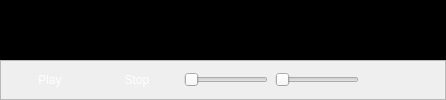
               <widget class="QWidget" name="main_local_page">
                <layout class="QVBoxLayout" name="verticalLayout_2">
                 <property name="spacing">
                  <number>0</number>
                 </property>
                 <property name="leftMargin">
                  <number>0</number>
                 </property>
                 <property name="topMargin">
                  <number>0</number>
                 </property>
                 <property name="rightMargin">
                  <number>0</number>
                 </property>
                 <property name="bottomMargin">
                  <number>0</number>
                 </property>
                 <item>
                  <widget class="QFrame" name="video_player_frame">
                   <property name="styleSheet">
                    <string notr="true">background-color: rgb(0, 0, 0);</string>
                   </property>
                   <property name="frameShape">
                    <enum>QFrame::StyledPanel</enum>
                   </property>
                   <property name="frameShadow">
                    <enum>QFrame::Raised</enum>
                   </property>
                  </widget>
                 </item>
                 <item>
                  <widget class="QFrame" name="frame">
                   <property name="minimumSize">
                    <size>
                     <width>0</width>
                     <height>0</height>
                    </size>
                   </property>
                   <property name="maximumSize">
                    <size>
                     <width>16777215</width>
                     <height>40</height>
                    </size>
                   </property>
                   <property name="styleSheet">
                    <string notr="true">QPushButton, QComboBox{
color: rgb(255, 255, 255);
border:0px
}
QPushButton::hover{
background-color: rgb(0, 85, 255);
border: 2px solid rgb(0, 85, 255);
}</string>
                   </property>
                   <property name="frameShape">
                    <enum>QFrame::StyledPanel</enum>
                   </property>
                   <property name="frameShadow">
                    <enum>QFrame::Raised</enum>
                   </property>
                   <layout class="QHBoxLayout" name="horizontalLayout_4">
                    <property name="spacing">
                     <number>7</number>
                    </property>
                    <property name="topMargin">
                     <number>5</number>
                    </property>
                    <property name="bottomMargin">
                     <number>5</number>
                    </property>
                    <item>
                     <widget class="QPushButton" name="play_pause_btn">
                      <property name="sizePolicy">
                       <sizepolicy hsizetype="Fixed" vsizetype="Minimum">
                        <horstretch>0</horstretch>
                        <verstretch>0</verstretch>
                       </sizepolicy>
                      </property>
                      <property name="minimumSize">
                       <size>
                        <width>80</width>
                        <height>0</height>
                       </size>
                      </property>
                      <property name="styleSheet">
                       <string notr="true"/>
                      </property>
                      <property name="text">
                       <string>Play</string>
                      </property>
                     </widget>
                    </item>
                    <item>
                     <widget class="QPushButton" name="stop_btn">
                      <property name="sizePolicy">
                       <sizepolicy hsizetype="Fixed" vsizetype="Minimum">
                        <horstretch>0</horstretch>
                        <verstretch>0</verstretch>
                       </sizepolicy>
                      </property>
                      <property name="minimumSize">
                       <size>
                        <width>80</width>
                        <height>0</height>
                       </size>
                      </property>
                      <property name="styleSheet">
                       <string notr="true"/>
                      </property>
                      <property name="text">
                       <string>Stop</string>
                      </property>
                     </widget>
                    </item>
                    <item>
                     <widget class="QSlider" name="video_position_slider">
                      <property name="cursor">
                       <cursorShape>ArrowCursor</cursorShape>
                      </property>
                      <property name="maximum">
                       <number>999</number>
                      </property>
                      <property name="orientation">
                       <enum>Qt::Horizontal</enum>
                      </property>
                     </widget>
                    </item>
                    <item>
                     <widget class="QSlider" name="volume_slider">
                      <property name="sizePolicy">
                       <sizepolicy hsizetype="Minimum" vsizetype="Fixed">
                        <horstretch>0</horstretch>
                        <verstretch>0</verstretch>
                       </sizepolicy>
                      </property>
                      <property name="toolTip">
                       <string>&lt;html&gt;&lt;head/&gt;&lt;body&gt;&lt;p&gt;Volume&lt;/p&gt;&lt;/body&gt;&lt;/html&gt;</string>
                      </property>
                      <property name="pageStep">
                       <number>11</number>
                      </property>
                      <property name="orientation">
                       <enum>Qt::Horizontal</enum>
                      </property>
                     </widget>
                    </item>
                    <item>
                     <widget class="QPushButton" name="info_drop_down_btn">
                      <property name="sizePolicy">
                       <sizepolicy hsizetype="Minimum" vsizetype="Minimum">
                        <horstretch>0</horstretch>
                        <verstretch>0</verstretch>
                       </sizepolicy>
                      </property>
                      <property name="minimumSize">
                       <size>
                        <width>70</width>
                        <height>0</height>
                       </size>
                      </property>
                      <property name="toolTip">
                       <string>&lt;html&gt;&lt;head/&gt;&lt;body&gt;&lt;p&gt;Show/Hide Details&lt;/p&gt;&lt;/body&gt;&lt;/html&gt;</string>
                      </property>
                      <property name="styleSheet">
                       <string notr="true">margin-left:10px;</string>
                      </property>
                      <property name="text">
                       <string/>
                      </property>
                      <property name="icon">
                       <iconset>
                        <normaloff>:/icons_white/icons_White/cil-arrow-top.png</normaloff>:/icons_white/icons_White/cil-arrow-top.png</iconset>
                      </property>
                     </widget>
                    </item>
                   </layout>
                  </widget>
                 </item>
                </layout>
               </widget>
